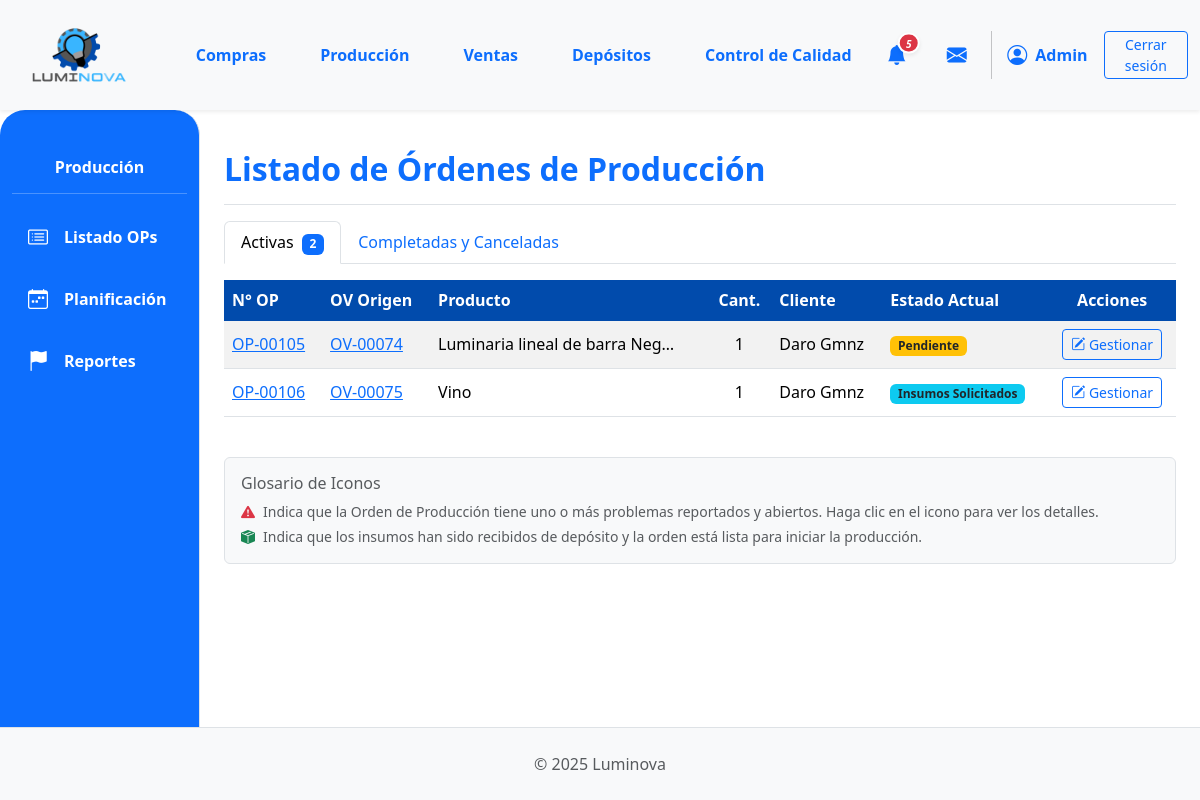
Before: /produccion/produccion/ (signed in) with the older database file.
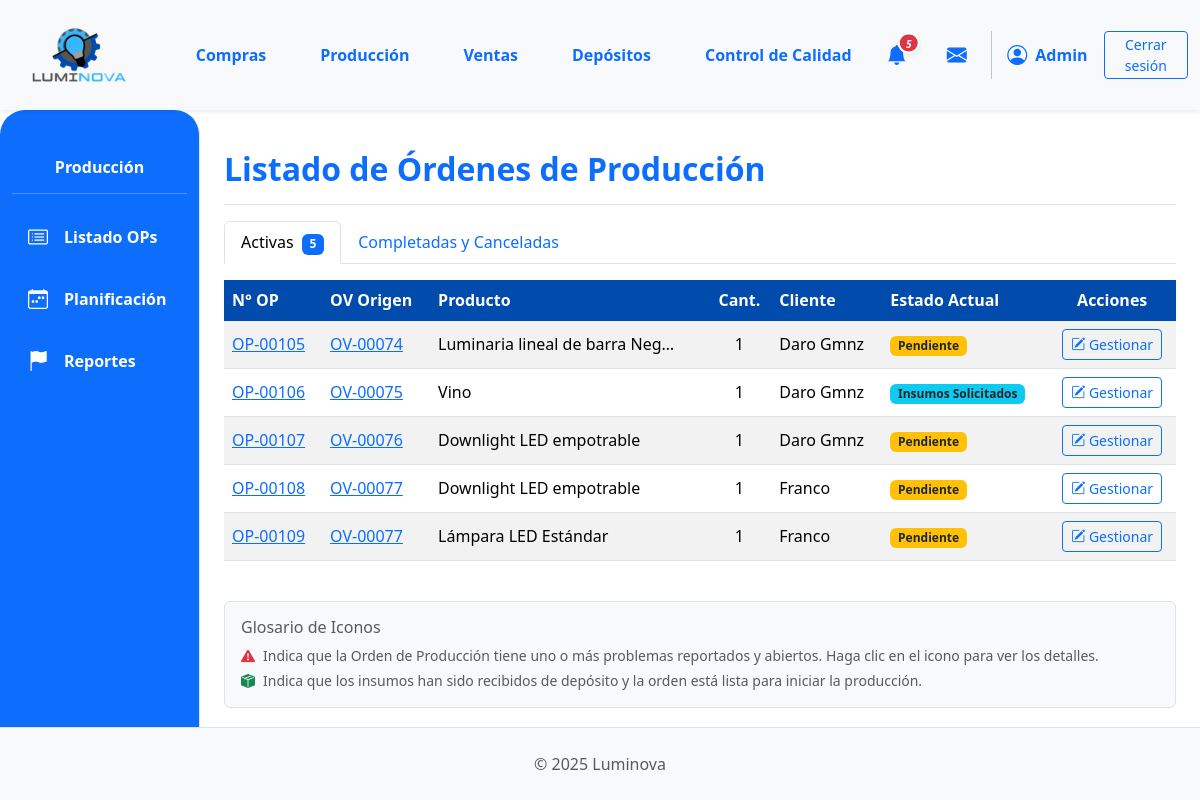
After: the same page with the newer database file.
### App_LUMINOVA/models.py (models this page shows, shortened)
class OrdenProduccion(models.Model):
    numero_op = models.CharField(
        max_length=20, unique=True, verbose_name="N° Orden de Producción"
    )
    orden_venta_origen = models.ForeignKey(
        OrdenVenta,
        on_delete=models.SET_NULL,
        null=True,
        blank=True,
        related_name="ops_generadas",
    )
    producto_a_producir = models.ForeignKey(
        ProductoTerminado, on_delete=models.PROTECT, related_name="ordenes_produccion"
    )
    cantidad_a_producir = models.PositiveIntegerField()
    estado_op = models.ForeignKey(
        EstadoOrden,
        on_delete=models.SET_NULL,
        null=True,
        blank=True,
        related_name="ops_estado",
    )
    fecha_solicitud = models.DateTimeField(default=timezone.now)
    fecha_inicio_real = models.DateTimeField(null=True, blank=True)
    fecha_inicio_planificada = models.DateField(null=True, blank=True)
    fecha_fin_real = models.DateTimeField(null=True, blank=True)
    fecha_fin_planificada = models.DateField(null=True, blank=True)
    sector_asignado_op = models.ForeignKey(
        SectorAsignado,
        on_delete=models.SET_NULL,
        null=True,
        blank=True,
        related_name="ops_sector",
    )
    notas = models.TextField(null=True, blank=True, verbose_name="Notas")
    def get_estado_op_display(self):
        if self.estado_op:
            return self.estado_op.nombre
        return "Sin Estado Asignado"

class OrdenVenta(models.Model):
    ESTADO_CHOICES = [
        ("PENDIENTE", "Pendiente Confirmación"),
        ("CONFIRMADA", "Confirmada (Esperando Producción)"),
        ("INSUMOS_SOLICITADOS", "Insumos Solicitados"),
        ("PRODUCCION_INICIADA", "Producción Iniciada"),
        ("PRODUCCION_CON_PROBLEMAS", "Producción con Problemas"),
        ("LISTA_ENTREGA", "Lista para Entrega"),
        ("COMPLETADA", "Completada/Entregada"),
        ("CANCELADA", "Cancelada"),
    ]
    numero_ov = models.CharField(
        max_length=20, unique=True, verbose_name="N° Orden de Venta"
    )
    cliente = models.ForeignKey(
        Cliente, on_delete=models.PROTECT, related_name="ordenes_venta"
    )
    fecha_creacion = models.DateTimeField(default=timezone.now)
    estado = models.CharField(
        max_length=50, choices=ESTADO_CHOICES, default="PENDIENTE"
    )
    total_ov = models.DecimalField(
        max_digits=12, decimal_places=2, default=0.00, verbose_name="Total OV"
    )
    notas = models.TextField(blank=True, null=True)

class ProductoTerminado(models.Model):
    descripcion = models.CharField(max_length=255)  # Aumentado max_length
    categoria = models.ForeignKey(
        CategoriaProductoTerminado,
        on_delete=models.PROTECT,
        related_name="productos_terminados",
    )
    precio_unitario = models.DecimalField(max_digits=10, decimal_places=2, default=0.00)
    stock = models.IntegerField(default=0)
    modelo = models.CharField(max_length=50, blank=True, null=True)
    potencia = models.IntegerField(blank=True, null=True)
    acabado = models.CharField(max_length=50, blank=True, null=True)
    color_luz = models.CharField(max_length=50, blank=True, null=True)
    material = models.CharField(max_length=50, blank=True, null=True)
    imagen = models.ImageField(null=True, blank=True, upload_to="productos_terminados/")
    deposito = models.ForeignKey(
        "Deposito",
        on_delete=models.PROTECT,
        related_name="productos_terminados",
        null=True,
        blank=True,
        help_text="Depósito al que pertenece este producto terminado",
    )

class Cliente(models.Model):
    nombre = models.CharField(max_length=150, unique=True)
    direccion = models.TextField(blank=True)
    telefono = models.CharField(max_length=25, blank=True)
    email = models.EmailField(unique=True, null=True, blank=True)

class EstadoOrden(models.Model):
    nombre = models.CharField(max_length=50, unique=True)

### App_LUMINOVA/views_producción.py (the view)
# urls.py: path("produccion/", produccion_lista_op_view, name="produccion_principal"),
@login_required
def produccion_lista_op_view(request):
    ESTADOS_FINALIZADOS = ["Completada", "Cancelada"]
    base_query = OrdenProduccion.objects.select_related(
        "producto_a_producir__categoria",
        "orden_venta_origen__cliente",
        "estado_op",
        "sector_asignado_op",
    ).prefetch_related(
        Prefetch(
            "reportes_incidencia",
            queryset=Reportes.objects.filter(resuelto=False).select_related(
                "reportado_por", "sector_reporta"
            ),
            to_attr="reportes_abiertos",  # El resultado se guardará en op.reportes_abiertos
        )
    )
    ops_activas = base_query.exclude(
        estado_op__nombre__in=ESTADOS_FINALIZADOS
    ).order_by("fecha_solicitud")
    ops_finalizadas = base_query.filter(
        estado_op__nombre__in=ESTADOS_FINALIZADOS
    ).order_by("-fecha_solicitud")
    context = {
        "ops_activas_list": ops_activas,
        "ops_finalizadas_list": ops_finalizadas,
        "titulo_seccion": "Listado de Órdenes de Producción",
    }
    return render(request, "produccion/produccion_lista_op.html", context)

### App_LUMINOVA/templates/produccion/produccion_lista_op.html (shortened to what this page needs)
{% extends 'padre.html' %}
{% load static %}
{% load django_bootstrap5 %}
{% block sidebar_content %}
    {% include 'produccion/produccion_sidebar.html' %}
{% endblock %}
{% block content %}
<div class="d-flex justify-content-between flex-wrap flex-md-nowrap align-items-center pt-3 pb-2 mb-3 border-bottom">
    <h1 class="h2 fw-bold text-primary">{{ titulo_seccion }}</h1>
</div>
<ul class="nav nav-tabs" id="opTab" role="tablist">
  <li class="nav-item" role="presentation">
    <button class="nav-link active" id="activas-tab" data-bs-toggle="tab" data-bs-target="#activas-tab-pane" type="button" role="tab">
      Activas <span class="badge bg-primary ms-1">{{ ops_activas_list|length }}</span>
    </button>
  </li>
  <li class="nav-item" role="presentation">
    <button class="nav-link" id="finalizadas-tab" data-bs-toggle="tab" data-bs-target="#finalizadas-tab-pane" type="button" role="tab">
      Completadas y Canceladas
    </button>
  </li>
</ul>
<div class="tab-content" id="opTabContent">
  <div class="tab-pane fade show active" id="activas-tab-pane" role="tabpanel">
    <div class="table-responsive mt-3">
        <table class="table table-striped table-hover align-middle">
            <thead class="color-thead">
                <tr>
                    <th style="background-color: #014BAC; color: white;">N° OP</th>
                    <th style="background-color: #014BAC; color: white;">OV Origen</th>
                    <th style="background-color: #014BAC; color: white;">Producto</th>
                    <th class="text-center" style="background-color: #014BAC; color: white;">Cant.</th>
                    <th style="background-color: #014BAC; color: white;">Cliente</th>
                    <th style="background-color: #014BAC; color: white;">Estado Actual</th>
                    <th class="text-center" style="background-color: #014BAC; color: white;">Acciones</th>
                </tr>
            </thead>
            <tbody>
                {% for op in ops_activas_list %}
                <tr class="{% if op.estado_op.nombre|lower == 'insumos recibidos' %}table-info-light{% endif %}">
                    <td><a href="{% url 'App_LUMINOVA:produccion_detalle_op' op.id %}">{{ op.numero_op }}</a></td>
                    <td>{% if op.orden_venta_origen %}<a href="{% url 'App_LUMINOVA:ventas_detalle_ov' op.orden_venta_origen.id %}">{{ op.orden_venta_origen.numero_ov }}</a>{% else %}N/A{% endif %}</td>
                    <td>{{ op.producto_a_producir.descripcion|truncatechars:30 }}</td>
                    <td class="text-center">{{ op.cantidad_a_producir }}</td>
                    <td>{{ op.orden_venta_origen.cliente.nombre|default_if_none:"N/A" }}</td>
                    <td>
                        <span class="badge {% if op.estado_op.nombre|lower == 'pausada' %}bg-dark{% elif op.estado_op.nombre|lower == 'producción con problemas' %}bg-danger{% elif op.estado_op.nombre|lower == 'pendiente' or op.estado_op.nombre|lower == 'planificada' %}bg-warning text-dark{% elif op.estado_op.nombre|lower == 'insumos solicitados' %}bg-info text-dark{% else %}bg-primary{% endif %}">{{ op.get_estado_op_display }}</span>
                    </td>
                    <td class="text-center"><a href="{% url 'App_LUMINOVA:produccion_detalle_op' op.id %}" class="btn btn-sm btn-outline-primary"><i class="bi bi-pencil-square"></i> Gestionar</a></td>
                </tr>
                {% empty %}
                <tr><td colspan="7" class="text-center p-4"><i class="bi bi-check-circle-fill text-success me-2"></i>No hay órdenes de producción activas.</td></tr>
                {% endfor %}
            </tbody>
        </table>
    </div>
  </div>
</div>
<div class="mt-4 p-3 bg-light border rounded small text-muted">
    <h6 class="mb-2">Glosario de Iconos</h6>
    <div class="d-flex align-items-center mb-1">
        <i class="bi bi-exclamation-triangle-fill text-danger me-2"></i>
        <span>Indica que la Orden de Producción tiene uno o más problemas reportados y abiertos. Haga clic en el icono para ver los detalles.</span>
    </div>
    <div class="d-flex align-items-center">
        <i class="bi bi-box-seam-fill text-success me-2"></i>
        <span>Indica que los insumos han sido recibidos de depósito y la orden está lista para iniciar la producción.</span>
    </div>
</div>
{% endblock %}

### App_LUMINOVA/templates/padre.html (shortened to what this page needs)
{% load static %}
{% load django_bootstrap5 %}
<!DOCTYPE html>
<html lang="es">
<head>
    {% bootstrap_css %}
    <link rel="stylesheet" href="{% static 'css/custom.css' %}">
    <link rel="stylesheet" href="https://cdn.jsdelivr.net/npm/bootstrap-icons@1.11.3/font/bootstrap-icons.min.css">
</head>
<body>
    <header class="site-header">
        {% include 'shared/header.html' %}
    </header>
    <div class="container-fluid content-area">
        <div class="row">
            {% block sidebar_content %}{% endblock %}
            <main class="col-md-9 ms-sm-auto col-lg-10 px-md-4 py-4 main-column">
                {% block content %}{% endblock %}
            </main>
        </div>
    </div>
    <footer class="site-footer">
        {% include 'shared/footer.html' %}
    </footer>
</body>
</html>

### App_LUMINOVA/templates/shared/header.html (shortened to what this page needs)
{% load static %}
<header>
    <nav class="navbar navbar-expand-lg navbar-light bg-light shadow-sm p-0">
        <div class="container-fluid d-flex align-items-center">
            <div class="col-md-3 col-lg-1">
                <a class="navbar-brand d-flex align-items-center ms-3" href="{% url 'App_LUMINOVA:dashboard' %}">
                    <img src="{% static 'img/logo.png' %}" alt="Luminova Logo" height="100" width="100" class="d-inline-block align-text-top me-2">
                </a>
            </div>
            <div class="collapse navbar-collapse" id="navbarContent" style="padding-left: 5%;">
                <ul class="navbar-nav mb-2 mb-lg-0 d-flex justify-content-around w-100">
                    <li class="nav-item"><a class="nav-link text-primary fw-bold" href="{% url 'App_LUMINOVA:compras_lista_oc' %} ">Compras</a></li>
                    <li class="nav-item"><a class="nav-link text-primary fw-bold" href="{% url 'App_LUMINOVA:produccion_principal' %}">Producción</a></li>
                    <li class="nav-item"><a class="nav-link text-primary fw-bold" href="{% url 'App_LUMINOVA:ventas_lista_ov' %}">Ventas</a></li>
                    <li class="nav-item"><a class="nav-link text-primary fw-bold" href="{% url 'App_LUMINOVA:seleccionar_deposito' %}">Depósitos</a></li>
                    <li class="nav-item"><a class="nav-link text-primary fw-bold" href="{% url 'App_LUMINOVA:control_calidad_view' %}">Control de Calidad</a></li>
                </ul>
                <div class="navbar-nav ms-auto d-flex flex-row align-items-center">
                    {% if user.is_authenticated %}
                        <div class="nav-item dropdown me-3">
                            <a class="nav-link px-2 position-relative d-flex align-items-center" href="#" role="button" data-bs-toggle="dropdown" aria-expanded="false" title="Notificaciones">
                                <i class="bi bi-bell-fill fs-5 text-primary">
                                    {% if total_notificaciones > 0 %}
                                    <span class="position-absolute translate-middle badge rounded-pill bg-danger shadow-sm" style="font-size: 0.5em; min-width:18px; border:2px solid #fff; margin-top: 3px; margin-left: 2px; display: inline-block; text-align: center;">{{ total_notificaciones }}</span>
                                    {% endif %}
                                </i>
                            </a>
                        </div>
                        <div class="nav-item dropdown ms-2" id="dropdown-mensajes">
                            <a class="nav-link px-2 position-relative d-flex align-items-center" href="#" id="mensajesDropdown" role="button" data-bs-toggle="dropdown" aria-expanded="false" title="Mensajes">
                                <i class="bi bi-envelope-fill fs-5 text-primary"></i>
                            </a>
                        </div>
                        <div class="nav-item d-flex align-items-center">
                             <i class="bi bi-person-circle fs-5 text-primary"></i>
                             <span class="ms-2 fw-bold text-primary">{{ user.first_name|default:user.username|capfirst }}</span>
                        </div>
                        <div class="nav-item ms-3">
                            <a class="btn btn-outline-primary btn-sm btn-CS" href="{% url 'App_LUMINOVA:logout' %}">Cerrar sesión</a>
                        </div>
                    {% endif %}
                </div>
            </div>
        </div>
    </nav>
</header>

### App_LUMINOVA/templates/produccion/produccion_sidebar.html (shortened to what this page needs)
{% load static %}
{% url 'App_LUMINOVA:produccion_lista_op' as url_produccion_lista_op %}
{% url 'App_LUMINOVA:planificacion_produccion' as url_planificacion %}
{% url 'App_LUMINOVA:reportes_produccion' as url_reportes %}
<nav id="sidebarMenu" class="col-md-3 col-lg-2 d-md-block bg-primary sidebar collapse border-end vh-100" style="border-top-left-radius: 25px; border-top-right-radius: 25px;">
    <div class="position-sticky pt-4">
        <h6 class="sidebar-heading d-flex justify-content-center align-items-center px-3 mt-4 mb-1 text-white fw-bold">
            <span>Producción</span>
        </h6>
        <hr class="text-white">
        <ul class="nav flex-column">
            <li class="nav-item">
                <a class="nav-link sidebar-link text-white fw-bold custom-active-button d-flex align-items-center
                   {% if request.resolver_match.url_name == 'produccion_lista_op' or request.resolver_match.url_name == 'produccion_detalle_op' %}active{% endif %}"
                   aria-current="page" href="{{ url_produccion_lista_op }}">
                    <i class="bi bi-card-list fs-5 me-2"></i> <span class="ms-2">Listado OPs</span>
                </a>
            </li>
            <li class="nav-item mt-2">
                <a class="nav-link sidebar-link text-white fw-bold custom-active-button d-flex align-items-center
                   {% if request.resolver_match.url_name == 'planificacion_produccion' %}active{% endif %}"
                   href="{{ url_planificacion }}">
                    <i class="bi bi-calendar-week fs-5 me-2"></i> <span class="ms-2">Planificación</span>
                </a>
            </li>
            <li class="nav-item mt-2">
                <a class="nav-link sidebar-link text-white fw-bold custom-active-button d-flex align-items-center
                   {% if request.resolver_match.url_name == 'reportes_produccion' %}active{% endif %}"
                   href="{{ url_reportes }}">
                    <i class="bi bi-flag-fill fs-5 me-2"></i> <span class="ms-2">Reportes</span>
                </a>
            </li>
        </ul>
    </div>
</nav>

### App_LUMINOVA/templates/shared/footer.html
<footer class="text-center py-4 border-top bg-light">
    <div class="container">
    <span class="text-muted">&copy; 2025 Luminova</span>
    </div>
</footer>

Changed rows visible on the page:
added OrdenProduccion: numero_op "OP-00107", orden_venta_origen.numero_ov "OV-00076", producto_a_producir.descripcion "Downlight LED empotrable", cantidad_a_producir "1", orden_venta_origen.cliente.nombre "Daro Gmnz", estado_op "Pendiente"
added OrdenProduccion: numero_op "OP-00108", orden_venta_origen.numero_ov "OV-00077", producto_a_producir.descripcion "Downlight LED empotrable", cantidad_a_producir "1", orden_venta_origen.cliente.nombre "Franco", estado_op "Pendiente"
added OrdenProduccion: numero_op "OP-00109", orden_venta_origen.numero_ov "OV-00077", producto_a_producir.descripcion "Lámpara LED Estándar", cantidad_a_producir "1", orden_venta_origen.cliente.nombre "Franco", estado_op "Pendiente"
Other visible differences:
{{ ops_activas_list|length }}: "2" → "5"
